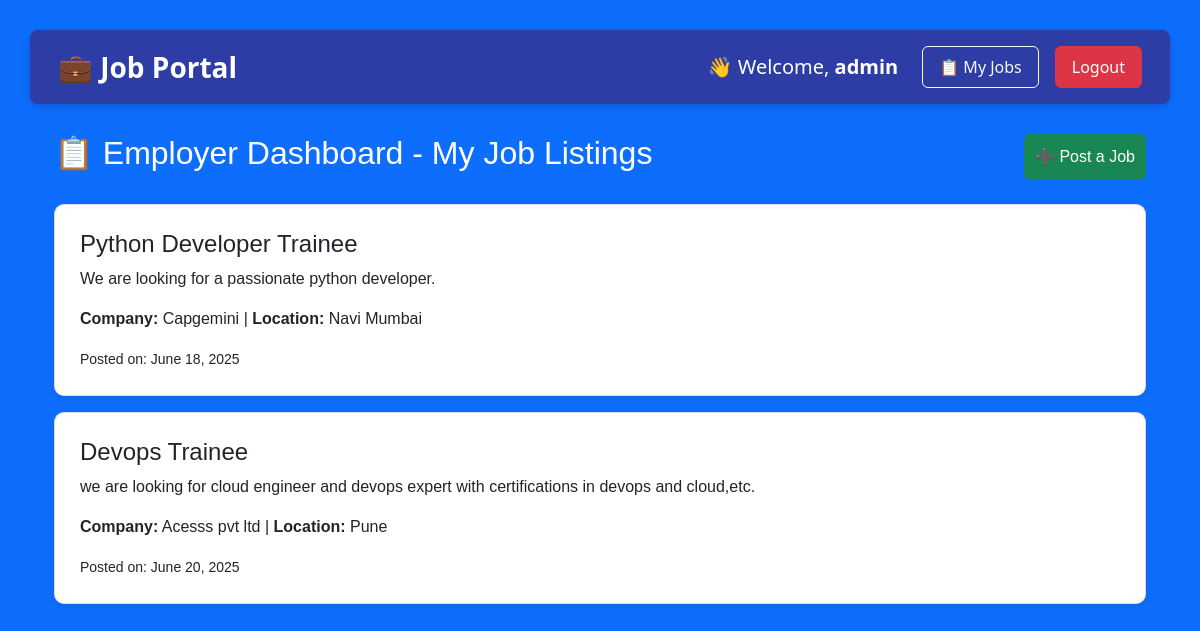
/employer/dashboard/ (signed in), run on the app's committed database.
### jobapp/models.py (models this page shows, shortened)
class Job(models.Model):
    title = models.CharField(max_length=100)
    description = models.TextField()
    category = models.CharField(max_length=50, choices=JOB_CATEGORIES, default='Software')
    company = models.CharField(max_length=100)
    location = models.CharField(max_length=100)
    salary = models.IntegerField()
    posted_by = models.ForeignKey(User, on_delete=models.CASCADE, related_name='jobs')
    posted_on = models.DateTimeField(default=timezone.now)

### jobapp/views.py (the view)
# urls.py: path('employer/dashboard/', views.employer_dashboard, name='employer_dashboard'),
@login_required
def employer_dashboard(request):
    if request.user.userprofile.role != "Employer":
        return HttpResponseForbidden("You are not authorized to view this page.")
    jobs = Job.objects.filter(posted_by=request.user)
    return render(request, 'jobapp/employer_dashboard.html', {'jobs': jobs})

### jobapp/templates/jobapp/employer_dashboard.html (shortened to what this page needs)
{% extends 'jobapp/base.html' %}
{% block content %}
<div class="container mt-4">
    <div class="d-flex justify-content-between align-items-center mb-4">
        <h2 class="text-white">📋 Employer Dashboard - My Job Listings</h2>
        <a href="{% url 'post_job' %}" class="btn btn-success">➕ Post a Job</a>
    </div>
    {% if jobs %}
        {% for job in jobs %}
            <div class="job-card text-dark border-bottom pb-2 mb-3">
                <h4>{{ job.title }}</h4>
                <p>{{ job.description|truncatewords:20 }}</p>
                <p><strong>Company:</strong> {{ job.company }} | <strong>Location:</strong> {{ job.location }}</p>
                <p><small>Posted on: {{ job.posted_on|date:"F j, Y" }}</small></p>
            </div>
        {% endfor %}
    {% else %}
        <div class="alert alert-warning text-dark">You haven’t posted any jobs yet. <a href="{% url 'post_job' %}" class="btn btn-sm btn-primary">Post a Job</a></div>
    {% endif %}
</div>
{% endblock %}

### jobapp/templates/jobapp/base.html (shortened to what this page needs)
{% load static %}
<!DOCTYPE html>
<html lang="en">
<head>
    <link href="https://cdn.jsdelivr.net/npm/bootstrap@5.3.2/dist/css/bootstrap.min.css" rel="stylesheet">
    <link rel="stylesheet" href="{% static 'jobapp/style.css' %}">
</head>
<body class="bg-primary text-white">
<div class="navbar-custom d-flex justify-content-between align-items-center p-3">
  <div class="container-fluid d-flex justify-content-between align-items-center">
    <a class="text-white fs-3 fw-bold text text-decoration-none" href="#">
      💼 Job Portal
    </a>
    <div class="d-flex align-items-center">
      {% if request.user.is_authenticated %}
        <span class="text-white me-4 fs-5">👋 Welcome, <strong>{{ request.user.username }}</strong></span>
        {% if request.user.userprofile.role == "Job Seeker" %}
          <a href="{% url 'my_applications' %}" class="btn btn-outline-light me-3 fs-6 px-3 py-2">🎯 My Applications</a>
        {% elif request.user.userprofile.role == "Employer" %}
          <a href="{% url 'my_jobs' %}" class="btn btn-outline-light me-3 fs-6 px-3 py-2">📋 My Jobs</a>
        {% endif %}
        <a href="{% url 'logout' %}" class="btn btn-danger fs-6 px-3 py-2">Logout</a>
      {% endif %}
    </div>
  </div>
</div>
    <div class="container mt-4">
        {% block content %}{% endblock %}
    </div>
</body>
</html>

### jobapp/static/jobapp/style.css (style rules this page uses)
body { font-family: Arial, sans-serif; padding: 20px; background-color: #f4f4f4; }
.job-card { background-color: #fff; padding: 15px; margin-bottom: 15px; border-left: 5px solid #007BFF; box-shadow: 0 2px 5px rgba(0,0,0,0.1); }
.job-card { border: 1px solid #ffffff; padding: 16px; margin-bottom: 12px; border-radius: 8px; }
body { background-color: rgb(45, 61, 165) !important; }
body { font-family: Arial, sans-serif; padding: 30px; background-color: #f4f4f4; }
.job-card, .form-card { background-color: #fff; border: 1px solid #ddd; border-radius: 10px; padding: 25px; margin-bottom: 30px; box-shadow: 0 2px 8px rgba(0,0,0,0.1); }
body { background: #f0f2f5; }
.btn-success { font-weight: 500; padding: 10px; font-size: 16px; }
.navbar-custom { display: flex; justify-content: space-between; align-items: center; background-color: rgb(45, 61, 165); padding: 14px 30px; color: white; font-family: 'Segoe UI', sans-serif; border-radius: 8px; box-shadow: 0 2px 8px rgba(0, 0, 0, 0.2); margin-bottom: 30px; }

### data on the page
Job: title "Python Developer Trainee", description "We are looking for a passionate python developer.", company "Capgemini", location "Navi Mumbai", posted_on "June 18, 2025"
Job: title "Devops Trainee", description "we are looking for cloud engineer and devops expert with certifications in devops and cloud,etc.", company "Acesss pvt ltd", location "Pune", posted_on "June 20, 2025"

### other printed values
{{ request.user.username }} "admin"
